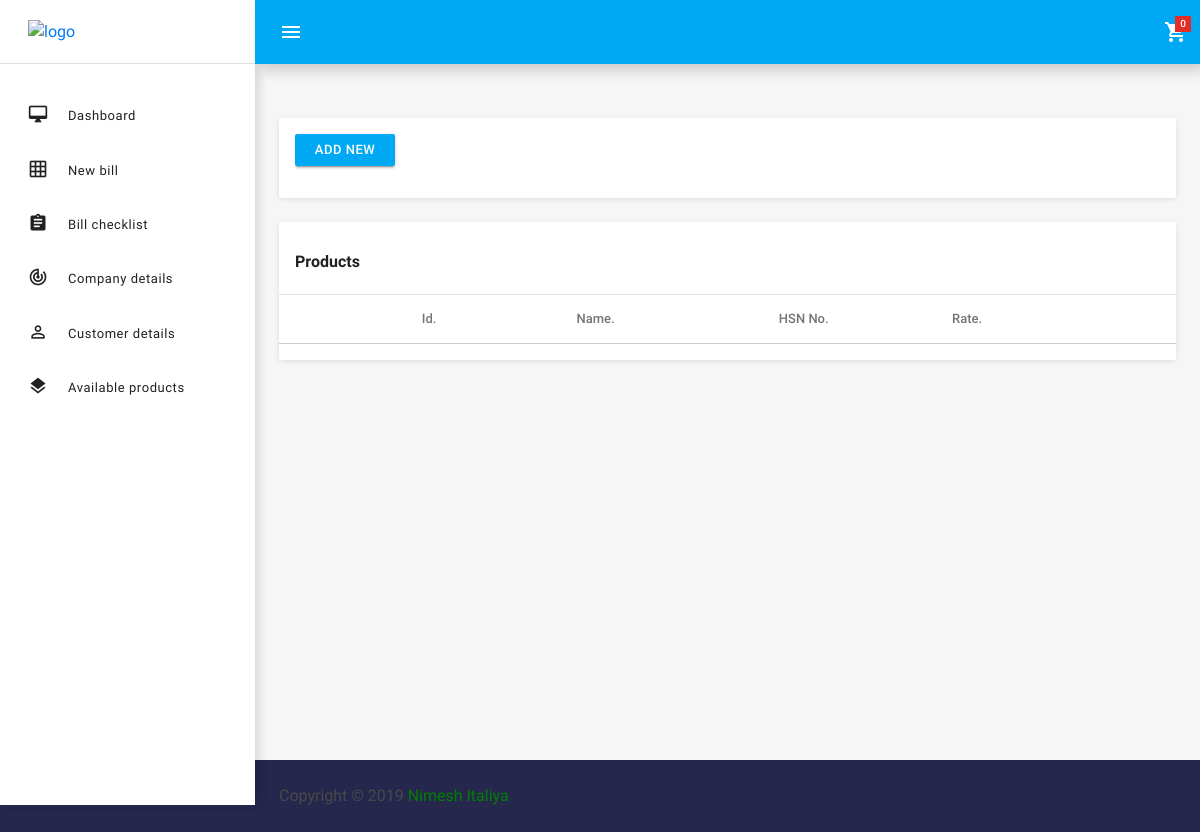
The app's page /pages/forms/product-forms.php, older data.
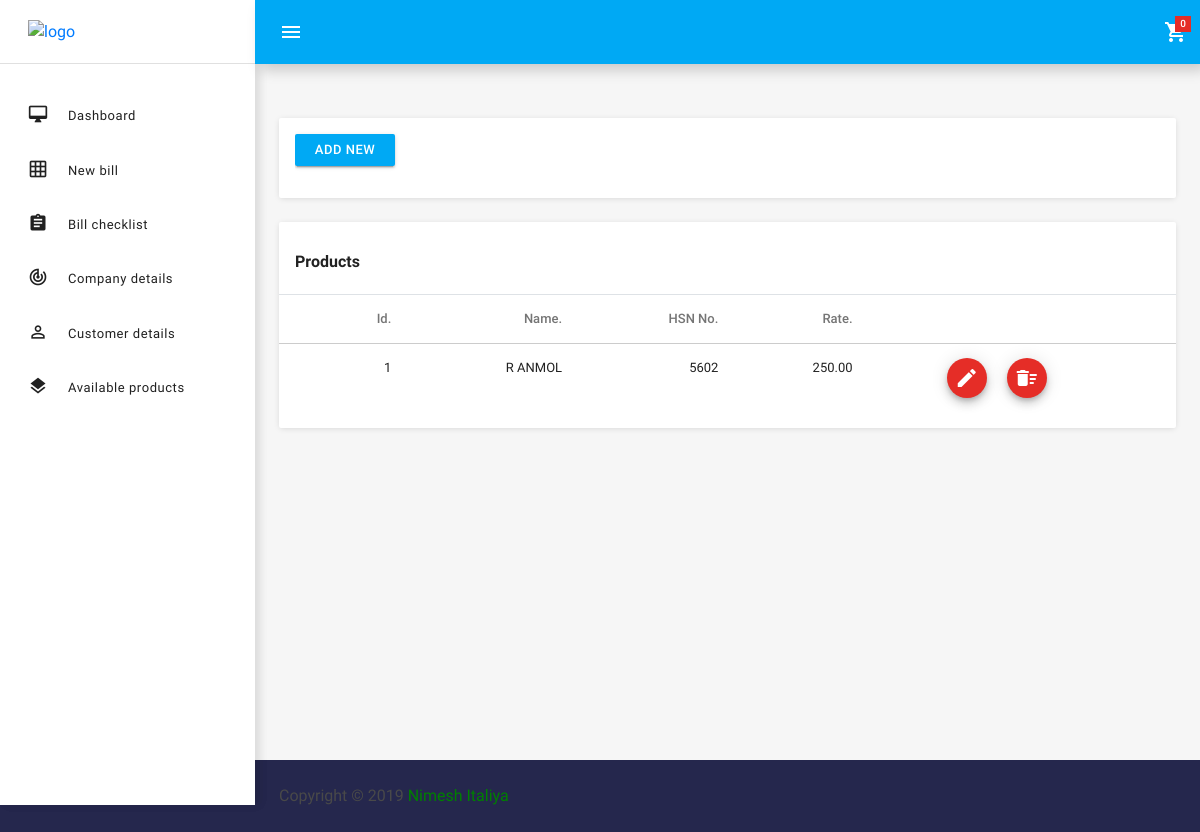
The same page, newer data.
### tables this page shows
CREATE TABLE IF NOT EXISTS `products` (
  `product_id` int(10) NOT NULL AUTO_INCREMENT,
  `name` varchar(30) NOT NULL,
  `hsn_no` varchar(10) DEFAULT NULL,
  `rate` varchar(10) NOT NULL,
  PRIMARY KEY (`product_id`)
);

### pages/forms/product-forms.php (the view, shortened to what the changed rows need)
<!DOCTYPE html>
<html lang="en">
<head>
    <link href="../../css/bootstrap.min.css" rel="stylesheet" id="bootstrap-css">
    <link rel="stylesheet" href="../../css/login_form.css">
    <link rel="stylesheet" href="../../node_modules/mdi/css/materialdesignicons.min.css">
    <link rel="stylesheet" href="../../css/style.css">
</head>
<body>
    <div class="body-wrapper">
        <div class="page-wrapper mdc-toolbar-fixed-adjust">
            <main class="content-wrapper">
                <div class="mdc-layout-grid">
                    <div class="mdc-layout-grid__inner">
                        <div class="mdc-layout-grid__cell stretch-card mdc-layout-grid__cell--span-12">
                            <div class="mdc-card">
                                <section class="mdc-card__primary">
                                    <h1 class="mdc-card__title mdc-card__title--large">Products</h1>
                                </section>
                                <div class="template-demo">
                                    <table class="table table-hoverable">
                                        <thead>
                                            <tr>
                                                <th>Id.</th>
                                                <th>Name.</th>
                                                <th>HSN No.</th>
                                                <th>Rate.</th>
                                                <th></th>
                                                <th></th>
                                            </tr>
                                        </thead>
                                        <tbody>
                                            <?php
                            include ("../../DBconfig.php");
                            $sql = "SELECT * FROM products;";
                            $result = mysqli_query($conn, $sql);
                            if (mysqli_num_rows($result) > 0)
                                while($row = mysqli_fetch_assoc($result)){
                                    echo "<tr>" .
                                        " <td>$row[product_id]</td>" .
                                        " <td>$row[name]</td>" .
										" <td>$row[hsn_no]</td>" .
										" <td>$row[rate]</td>"?>
                                            <td style="text-align: right;">
                                                <a href="mod-product.php?product_id=<?php echo $row['product_id']?>">
                                                    <button class="mdc-fab mdc-fab--mini material-icons">
                                                        <i class="material-icons">create</i>
                                                    </button>
                                                </a>
                                            </td>
                                            <td style="text-align: left;">
                                                <a
                                                    href="../../DBOperation.php?product_id=<?php echo $row['product_id']?>&log7=1">
                                                    <button class="mdc-fab mdc-fab--mini material-icons"
                                                        data-mdc-auto-init="MDCRipple">
                                                        <i class="material-icons">delete_sweep</i>
                                                    </button>
                                                </a>
                                            </td>
                                            <?php
                                        echo "</tr>";
                                    }
                        ?>
                                        </tbody>
                                    </table>
                                </div>
                            </div>
                        </div>
                    </div>
                </div>
            </main>
        </div>
    </div>
</body>
</html>

Row changes from the older to the newer data that the page shows:
added products: product_id "1", name "R ANMOL", hsn_no "5602", rate "250.00"
